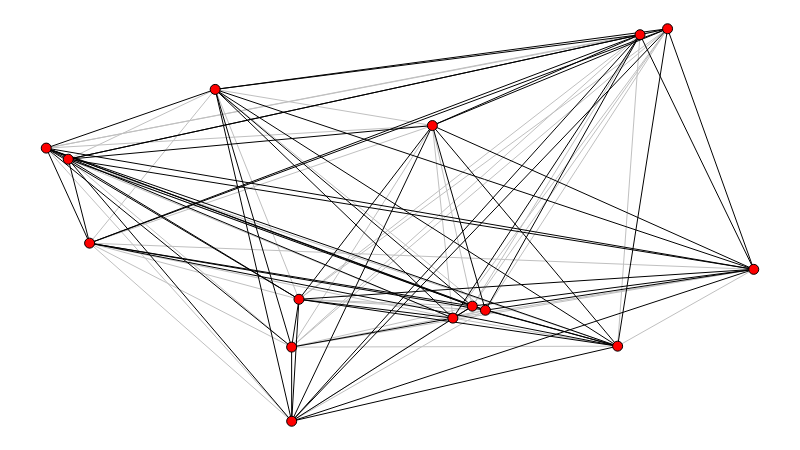

The notebook cell saved with this chart:
### Markdown cell above
Convertendo tipos e existências em cores para visualização:

### Code cell
def convert_types_and_existences_to_colors(g):
    for n in g.nodes():
        if g.node[n]['type'] == 'opener':
            g.node[n]['color'] = (255, 0, 0)
        elif g.node[n]['type'] == 'closer':
            g.node[n]['color'] = (0, 255, 0)
        else:
            g.node[n]['color'] = (0, 0, 255)

    for n, m in g.edges():
        if g.edge[n][m]['exists'] == 0:
            g.edge[n][m]['color'] = (192, 192, 192)
        else:
            g.edge[n][m]['color'] = (0, 0, 0)


convert_types_and_existences_to_colors(g)

sn.show_graph(g)

### Figure 1 — Plotly figure (JSON) as saved in the notebook; plotly's stock layout.template omitted (floating-point values rounded to 4 significant figures; data arrays with more than 128 entries replaced by an {"elided": "..."} marker saying what was removed)
{"data": [{"hoverinfo": "none", "line": {"color": "rgb(192, 192, 192)", "width": 1}, "mode": "lines", "x": {"elided": "135 float values"}, "y": {"elided": "135 float values"}}, {"hoverinfo": "none", "line": {"color": "rgb(0, 0, 0)", "width": 1}, "mode": "lines", "x": {"elided": "180 float values"}, "y": {"elided": "180 float values"}}, {"hoverinfo": "none", "marker": {"color": "rgb(255, 0, 0)", "line": {"color": "rgb(0, 0, 0)", "width": 1}, "size": 10}, "mode": "markers+text", "text": [], "textfont": {"color": "rgb(255, 255, 255)"}, "textposition": "middle center", "x": [0.7128, 0.1594, 0.3918, 0.5468, 0.8499, 0.3845, 0.3074, 0.1373, 0.5796, 0.1809, 0.3844, 0.5262, 0.5664, 0.7631, 0.7354], "y": [0.2112, 0.6425, 0.3193, 0.2759, 0.3884, 0.03795, 0.8035, 0.6681, 0.2941, 0.4489, 0.209, 0.7201, 0.3035, 0.9434, 0.9297]}], "layout": {"height": 450, "margin": {"b": 0, "l": 0, "r": 0, "t": 0}, "showlegend": false, "width": 800, "xaxis": {"showgrid": false, "showticklabels": false, "zeroline": false}, "yaxis": {"showgrid": false, "showticklabels": false, "zeroline": false}}}
